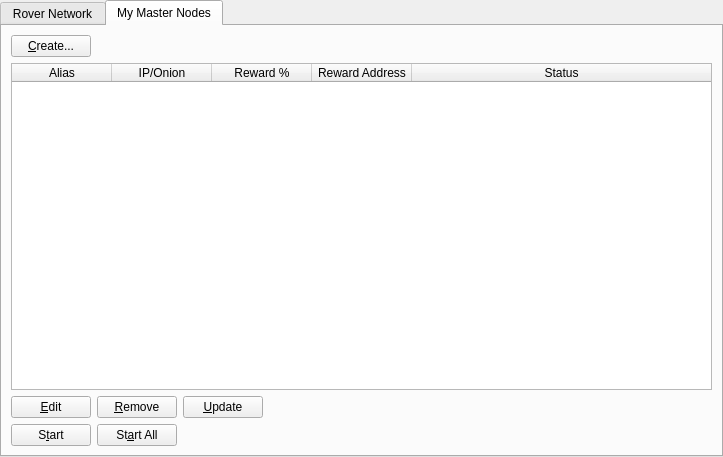
<?xml version="1.0" encoding="UTF-8"?>
<ui version="4.0">
 <class>MasternodeManager</class>
 <widget class="QWidget" name="MasternodeManager">
  <property name="geometry">
   <rect>
    <x>0</x>
    <y>0</y>
    <width>723</width>
    <height>457</height>
   </rect>
  </property>
  <property name="windowTitle">
   <string>Form</string>
  </property>
  <layout class="QVBoxLayout" name="topLayout">
   <property name="leftMargin">
    <number>0</number>
   </property>
   <property name="topMargin">
    <number>0</number>
   </property>
   <property name="rightMargin">
    <number>0</number>
   </property>
   <property name="bottomMargin">
    <number>0</number>
   </property>
   <item>
    <layout class="QVBoxLayout" name="verticalLayout">
     <property name="bottomMargin">
      <number>0</number>
     </property>
     <item>
      <widget class="QTabWidget" name="tabWidget">
       <property name="currentIndex">
        <number>1</number>
       </property>
       <widget class="QWidget" name="tab">
        <attribute name="title">
         <string>Rover Network</string>
        </attribute>
        <layout class="QGridLayout" name="gridLayout">
         <item row="1" column="0">
          <widget class="QTableWidget" name="tableWidgetMasternodes">
           <property name="editTriggers">
            <set>QAbstractItemView::NoEditTriggers</set>
           </property>
           <property name="alternatingRowColors">
            <bool>true</bool>
           </property>
           <property name="selectionBehavior">
            <enum>QAbstractItemView::SelectRows</enum>
           </property>
           <property name="sortingEnabled">
            <bool>true</bool>
           </property>
           <attribute name="horizontalHeaderStretchLastSection">
            <bool>true</bool>
           </attribute>
           <column>
            <property name="text">
             <string>Address</string>
            </property>
           </column>
           <column>
            <property name="text">
             <string>Protocol</string>
            </property>
           </column>
           <column>
            <property name="text">
             <string>Active</string>
            </property>
           </column>
           <column>
            <property name="text">
             <string>Active (secs)</string>
            </property>
           </column>
           <column>
            <property name="text">
             <string>Last Seen</string>
            </property>
           </column>
           <column>
            <property name="text">
             <string>Pubkey</string>
            </property>
           </column>
          </widget>
         </item>
         <item row="0" column="0">
          <layout class="QHBoxLayout" name="horizontalLayout_3">
           <property name="bottomMargin">
            <number>0</number>
           </property>
           <item>
            <widget class="QLabel" name="label_2">
             <property name="text">
              <string>Rover Node Count:</string>
             </property>
            </widget>
           </item>
           <item>
            <widget class="QLabel" name="countLabel">
             <property name="text">
              <string>0</string>
             </property>
            </widget>
           </item>
           <item>
            <spacer name="horizontalSpacer_3">
             <property name="orientation">
              <enum>Qt::Horizontal</enum>
             </property>
             <property name="sizeHint" stdset="0">
              <size>
               <width>40</width>
               <height>20</height>
              </size>
             </property>
            </spacer>
           </item>
          </layout>
         </item>
        </layout>
       </widget>
       <widget class="QWidget" name="tab_2">
        <attribute name="title">
         <string>My Master Nodes</string>
        </attribute>
        <layout class="QGridLayout" name="gridLayout_2">
         <item row="0" column="0">
          <layout class="QVBoxLayout" name="verticalLayout_2">
           <property name="bottomMargin">
            <number>0</number>
           </property>
           <item>
            <layout class="QHBoxLayout" name="horizontalLayout">
             <item>
              <widget class="QPushButton" name="createButton">
               <property name="text">
                <string>&amp;Create...</string>
               </property>
              </widget>
             </item>
             <item>
              <spacer name="horizontalSpacer">
               <property name="orientation">
                <enum>Qt::Horizontal</enum>
               </property>
               <property name="sizeHint" stdset="0">
                <size>
                 <width>40</width>
                 <height>20</height>
                </size>
               </property>
              </spacer>
             </item>
            </layout>
           </item>
           <item>
            <widget class="QTableWidget" name="tableWidget_2">
             <property name="minimumSize">
              <size>
               <width>695</width>
               <height>0</height>
              </size>
             </property>
             <property name="editTriggers">
              <set>QAbstractItemView::NoEditTriggers</set>
             </property>
             <property name="alternatingRowColors">
              <bool>true</bool>
             </property>
             <property name="selectionMode">
              <enum>QAbstractItemView::SingleSelection</enum>
             </property>
             <property name="selectionBehavior">
              <enum>QAbstractItemView::SelectRows</enum>
             </property>
             <attribute name="horizontalHeaderStretchLastSection">
              <bool>true</bool>
             </attribute>
             <column>
              <property name="text">
               <string>Alias</string>
              </property>
             </column>
             <column>
              <property name="text">
               <string>IP/Onion</string>
              </property>
             </column>
             <column>
              <property name="text">
               <string>Reward %</string>
              </property>
             </column>
             <column>
              <property name="text">
               <string>Reward Address</string>
              </property>
             </column>
             <column>
              <property name="text">
               <string>Status</string>
              </property>
             </column>
            </widget>
           </item>
           <item>
            <layout class="QHBoxLayout" name="horizontalLayout_2">
             <property name="bottomMargin">
              <number>0</number>
             </property>
             <item>
              <widget class="QPushButton" name="editButton">
               <property name="text">
                <string>&amp;Edit</string>
               </property>
              </widget>
             </item>
             <item>
              <widget class="QPushButton" name="removeButton">
               <property name="text">
                <string>&amp;Remove</string>
               </property>
              </widget>
             </item>
             <item>
              <widget class="QPushButton" name="UpdateButton">
               <property name="text">
                <string>&amp;Update</string>
               </property>
              </widget>
             </item>
             <item>
              <spacer name="horizontalSpacer_2">
               <property name="orientation">
                <enum>Qt::Horizontal</enum>
               </property>
               <property name="sizeHint" stdset="0">
                <size>
                 <width>40</width>
                 <height>20</height>
                </size>
               </property>
              </spacer>
             </item>
            </layout>
           </item>
           <item>
            <layout class="QHBoxLayout" name="horizontalLayout_4">
             <property name="bottomMargin">
              <number>0</number>
             </property>
            </layout>
           </item>
           <item>
            <layout class="QHBoxLayout" name="horizontalLayout_5">
             <property name="bottomMargin">
              <number>0</number>
             </property>
             <item>
              <widget class="QPushButton" name="startButton">
               <property name="text">
                <string>S&amp;tart</string>
               </property>
              </widget>
             </item>
             <item>
              <widget class="QPushButton" name="startAllButton">
               <property name="text">
                <string>St&amp;art All</string>
               </property>
              </widget>
             </item>
             <item>
              <spacer name="horizontalSpacer_5">
               <property name="orientation">
                <enum>Qt::Horizontal</enum>
               </property>
               <property name="sizeHint" stdset="0">
                <size>
                 <width>40</width>
                 <height>20</height>
                </size>
               </property>
              </spacer>
             </item>
            </layout>
           </item>
          </layout>
         </item>
        </layout>
       </widget>
      </widget>
     </item>
    </layout>
   </item>
  </layout>
 </widget>
 <resources/>
 <connections/>
</ui>
